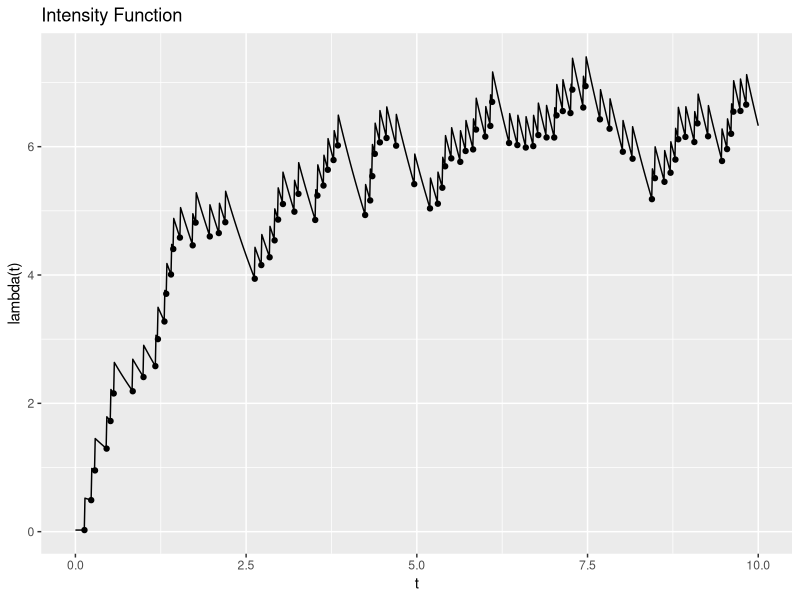
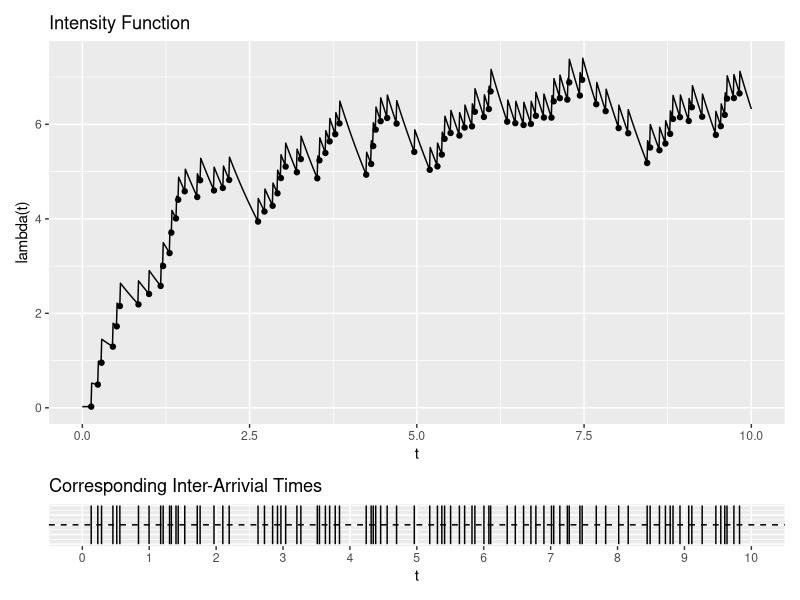
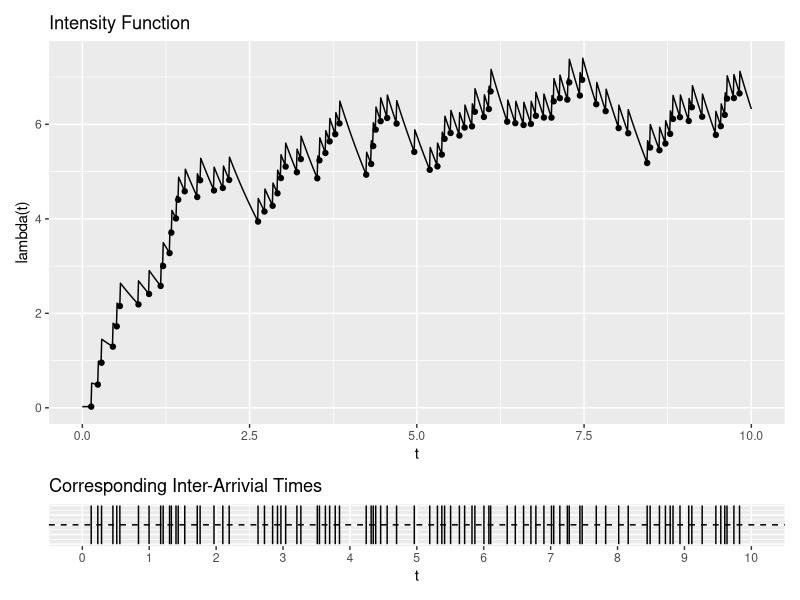

The R script that drew these images, in order:
## ---- chunk 1
library(tidyverse)
library(ggplot2)
library(patchwork)
## ---- chunk 2
# Simuluate HPP
set.seed(1) # for reproducibility

# Set value
lmbda <- 10
t_max <- 10 

# Initialize
t <- 0 
t_vec <- numeric(0) # vector of t # consider change X to t_vec

while(t <= t_max){
  u       <- runif(1)
  t       <-  t - log(u)/lmbda
  if(t < t_max) {
    t_vec <- c(t_vec,t)
  }
}
## ---- chunk 3
# Writing the thinning algorithm using James's way 

# Initialize
# Note that mu > 0 and 0 < alpha < beta ?? Yes.
mu = 0.025
alpha = 0.5
beta = 0.7

# Create the lambda(t) function
lmbda_fun <- function(time, obs){
  diff = time - obs
  diff = diff[diff > 0]
  a = sum(alpha * exp(-beta * diff)) 
  out = mu + a 
  return(out)
}

# Apply the lmbda_fun function
lmbda_star <- sapply(X = t_vec, FUN = lmbda_fun, obs = t_vec)
## ---- chunk 4
set.seed(1)
lmbda <- median(lmbda_star) #use median instead of 10
prob_keep <- lmbda / lmbda_star
#t_keep <- t_vec[runif(length(prob_keep)) < min(prob_keep, 1)]
check <- runif(length(prob_keep)) < min(prob_keep, 1)
lmdba_keep <- lmbda_star[check]
t_keep <- t_vec[check]
## ---- chunk 5
# Check to see if HPP is thinned
# length(lmbda_star) #114
# length(t_vec) #114
# length(lmdba_keep) #87
# length(t_keep) #87
## ---- chunk 6
# Plot Hawkes
# Create a df
df_Hawkes = tibble(
  x = t_keep, 
  y = 1:(length(t_keep)), #0:(length(X) - 1)
  lmbda = lmdba_keep, 
  lmbda2 = sapply(X = t_keep, FUN = lmbda_fun, obs = t_keep)
)

df_Hawkes2 = tibble(
  x = seq(0, 10, length.out = 1001), 
  y = sapply(X = x, FUN = lmbda_fun, obs = t_keep)
)

p_Hawkes <- ggplot(data=df_Hawkes, mapping=aes(x=x, y=y)) +
  geom_step() + 
  labs(title = "Hawkes Process", 
       x = "t", 
       y = "N(t)")
#p_Hawkes
## ---- chunk 7
# Plot time plot
p_Hawkes_time <- ggplot(data=df_Hawkes, mapping=aes(x=x, ymin = -0.5, ymax = 0.5)) +
  geom_linerange() + 
  geom_hline(aes(yintercept = 0), linetype = "dashed") + 
  labs(title = "Corresponding Inter-Arrivial Times", 
       x = "t", 
       y = "") +
  scale_x_continuous(limits = c(0, 10), breaks = seq(0, 10, by = 1)) + 
  theme(axis.text.y=element_blank(), axis.ticks.y=element_blank())
#p_Hawkes_time
## ---- chunk 8
# Plot lambda_star vs t
# p_Hawkes_Int <- ggplot(df_Hawkes, aes(x=x, y=lmbda2)) + 
#   geom_line() +
#   labs(title = "Intensity Function",
#        x = "t", 
#        y = "lambda(t)") 
# p_Hawkes_Int

p_Hawkes_Int2 <- ggplot(df_Hawkes2, aes(x=x, y=y)) + 
  geom_line() + 
  geom_point(aes(x=x, y=lmbda2), data = df_Hawkes) +
  labs(title = "Intensity Function",
       x = "t", 
       y = "lambda(t)") 
p_Hawkes_Int2
## ---- chunk 9
# # Plot lambda (rate)
# p_Hawkes_hist <- ggplot(data=df_Hawkes, mapping=aes(x=x)) + 
#   geom_histogram(bins = 11, color = "white") + 
#   labs(title = "Intensity Function",
#        x = "t", 
#        y = "lambda(t)") + 
#   xlim(0, 10) # so that scale lines up
# p_Hawkes_hist
## ---- chunk 10
# # Combine plots
# require(gridExtra)
# grid.arrange(p_Hawkes, p_Hawkes_time)
p_Hawkes_Int2 / p_Hawkes_time + plot_layout(heights = c(0.9, 0.1))
## ---- chunk 11
# Save output and adjust size
png(file = '/Users/franceslinyc/Hawkes-Process-2021/results/plot_1D_Hawkes.png', width = 450*2, height = 450*0.8)
p_Hawkes_Int2 / p_Hawkes_time + plot_layout(heights = c(0.9, 0.1))
## ---- chunk 12
# while(t <= t_max){
#   if(runif(1) < min(lmbda/lmbda_star, 1)){
#     X_keep <- c(X, t)
#   }
#   return(X_keep)
# }
## ---- chunk 13
# # Plot lmbda_star
# # Not thinned yet
# length(lmbda_star) #114
# x_max = length(lmbda_star) - 1
# plot(x = 0:x_max, y = lmbda_star)
# lmbda_star
## ---- chunk 14
# # Plot lmbda_star
# # Not thinned yet
# length(t_keep) # 75
# x_max = length(t_keep) - 1
# plot(x = 0:x_max, y = t_keep)
